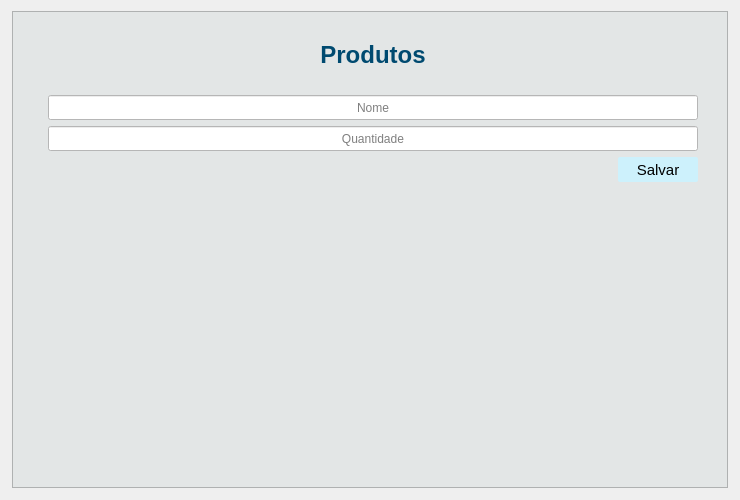
                <widget class="QWidget" name="tab">
                 <attribute name="title">
                  <string>Cadastro</string>
                 </attribute>
                 <layout class="QGridLayout" name="gridLayout_3">
                  <item row="0" column="2">
                   <spacer name="horizontalSpacer_6">
                    <property name="orientation">
                     <enum>Qt::Horizontal</enum>
                    </property>
                    <property name="sizeType">
                     <enum>QSizePolicy::Fixed</enum>
                    </property>
                    <property name="sizeHint" stdset="0">
                     <size>
                      <width>1</width>
                      <height>20</height>
                     </size>
                    </property>
                   </spacer>
                  </item>
                  <item row="1" column="1">
                   <spacer name="verticalSpacer_23">
                    <property name="orientation">
                     <enum>Qt::Vertical</enum>
                    </property>
                    <property name="sizeType">
                     <enum>QSizePolicy::Minimum</enum>
                    </property>
                    <property name="sizeHint" stdset="0">
                     <size>
                      <width>20</width>
                      <height>1</height>
                     </size>
                    </property>
                   </spacer>
                  </item>
                  <item row="0" column="0">
                   <spacer name="horizontalSpacer_7">
                    <property name="orientation">
                     <enum>Qt::Horizontal</enum>
                    </property>
                    <property name="sizeType">
                     <enum>QSizePolicy::Fixed</enum>
                    </property>
                    <property name="sizeHint" stdset="0">
                     <size>
                      <width>1</width>
                      <height>20</height>
                     </size>
                    </property>
                   </spacer>
                  </item>
                  <item row="0" column="1">
                   <widget class="QFrame" name="frame_7">
                    <property name="maximumSize">
                     <size>
                      <width>16777215</width>
                      <height>16777215</height>
                     </size>
                    </property>
                    <property name="styleSheet">
                     <string notr="true">QLineEdit{

	
	background-color: rgb(255,255,255);
	font: 10pt &quot;MS Shell Dlg 2&quot;;
}

QFrame{

	
	background-color: rgb(227, 230, 230);

}</string>
                    </property>
                    <property name="frameShape">
                     <enum>QFrame::StyledPanel</enum>
                    </property>
                    <property name="frameShadow">
                     <enum>QFrame::Raised</enum>
                    </property>
                    <layout class="QGridLayout" name="gridLayout_4">
                     <item row="0" column="0">
                      <spacer name="verticalSpacer_9">
                       <property name="orientation">
                        <enum>Qt::Vertical</enum>
                       </property>
                       <property name="sizeType">
                        <enum>QSizePolicy::Fixed</enum>
                       </property>
                       <property name="sizeHint" stdset="0">
                        <size>
                         <width>20</width>
                         <height>20</height>
                        </size>
                       </property>
                      </spacer>
                     </item>
                     <item row="1" column="0">
                      <spacer name="horizontalSpacer_46">
                       <property name="orientation">
                        <enum>Qt::Horizontal</enum>
                       </property>
                       <property name="sizeType">
                        <enum>QSizePolicy::Fixed</enum>
                       </property>
                       <property name="sizeHint" stdset="0">
                        <size>
                         <width>20</width>
                         <height>20</height>
                        </size>
                       </property>
                      </spacer>
                     </item>
                     <item row="1" column="1" colspan="2">
                      <widget class="QLabel" name="label_6">
                       <property name="sizePolicy">
                        <sizepolicy hsizetype="Preferred" vsizetype="Preferred">
                         <horstretch>0</horstretch>
                         <verstretch>0</verstretch>
                        </sizepolicy>
                       </property>
                       <property name="text">
                        <string>&lt;html&gt;&lt;head/&gt;&lt;body&gt;&lt;p align=&quot;center&quot;&gt;&lt;span style=&quot; font-size:18pt; font-weight:600; color:#004a70;&quot;&gt;Produtos&lt;/span&gt;&lt;/p&gt;&lt;/body&gt;&lt;/html&gt;</string>
                       </property>
                       <property name="alignment">
                        <set>Qt::AlignCenter</set>
                       </property>
                       <property name="wordWrap">
                        <bool>false</bool>
                       </property>
                      </widget>
                     </item>
                     <item row="1" column="3">
                      <spacer name="horizontalSpacer_47">
                       <property name="orientation">
                        <enum>Qt::Horizontal</enum>
                       </property>
                       <property name="sizeType">
                        <enum>QSizePolicy::Fixed</enum>
                       </property>
                       <property name="sizeHint" stdset="0">
                        <size>
                         <width>20</width>
                         <height>20</height>
                        </size>
                       </property>
                      </spacer>
                     </item>
                     <item row="2" column="0">
                      <spacer name="verticalSpacer_6">
                       <property name="orientation">
                        <enum>Qt::Vertical</enum>
                       </property>
                       <property name="sizeType">
                        <enum>QSizePolicy::Fixed</enum>
                       </property>
                       <property name="sizeHint" stdset="0">
                        <size>
                         <width>20</width>
                         <height>20</height>
                        </size>
                       </property>
                      </spacer>
                     </item>
                     <item row="3" column="0">
                      <spacer name="horizontalSpacer_45">
                       <property name="orientation">
                        <enum>Qt::Horizontal</enum>
                       </property>
                       <property name="sizeType">
                        <enum>QSizePolicy::Preferred</enum>
                       </property>
                       <property name="sizeHint" stdset="0">
                        <size>
                         <width>20</width>
                         <height>20</height>
                        </size>
                       </property>
                      </spacer>
                     </item>
                     <item row="3" column="1" colspan="2">
                      <widget class="QLineEdit" name="lineEdit_nome_produto">
                       <property name="sizePolicy">
                        <sizepolicy hsizetype="Preferred" vsizetype="Preferred">
                         <horstretch>0</horstretch>
                         <verstretch>0</verstretch>
                        </sizepolicy>
                       </property>
                       <property name="minimumSize">
                        <size>
                         <width>80</width>
                         <height>25</height>
                        </size>
                       </property>
                       <property name="maximumSize">
                        <size>
                         <width>2000</width>
                         <height>25</height>
                        </size>
                       </property>
                       <property name="mouseTracking">
                        <bool>true</bool>
                       </property>
                       <property name="text">
                        <string/>
                       </property>
                       <property name="alignment">
                        <set>Qt::AlignCenter</set>
                       </property>
                       <property name="placeholderText">
                        <string>Nome</string>
                       </property>
                      </widget>
                     </item>
                     <item row="3" column="3">
                      <spacer name="horizontalSpacer_41">
                       <property name="orientation">
                        <enum>Qt::Horizontal</enum>
                       </property>
                       <property name="sizeType">
                        <enum>QSizePolicy::Preferred</enum>
                       </property>
                       <property name="sizeHint" stdset="0">
                        <size>
                         <width>20</width>
                         <height>20</height>
                        </size>
                       </property>
                      </spacer>
                     </item>
                     <item row="4" column="0">
                      <spacer name="horizontalSpacer_44">
                       <property name="orientation">
                        <enum>Qt::Horizontal</enum>
                       </property>
                       <property name="sizeType">
                        <enum>QSizePolicy::Preferred</enum>
                       </property>
                       <property name="sizeHint" stdset="0">
                        <size>
                         <width>20</width>
                         <height>20</height>
                        </size>
                       </property>
                      </spacer>
                     </item>
                     <item row="4" column="1" colspan="2">
                      <widget class="QLineEdit" name="lineEdit_quantidade_produto">
                       <property name="sizePolicy">
                        <sizepolicy hsizetype="Preferred" vsizetype="Preferred">
                         <horstretch>0</horstretch>
                         <verstretch>0</verstretch>
                        </sizepolicy>
                       </property>
                       <property name="minimumSize">
                        <size>
                         <width>80</width>
                         <height>25</height>
                        </size>
                       </property>
                       <property name="maximumSize">
                        <size>
                         <width>2000</width>
                         <height>25</height>
                        </size>
                       </property>
                       <property name="alignment">
                        <set>Qt::AlignCenter</set>
                       </property>
                       <property name="placeholderText">
                        <string>Quantidade</string>
                       </property>
                      </widget>
                     </item>
                     <item row="4" column="3">
                      <spacer name="horizontalSpacer_42">
                       <property name="orientation">
                        <enum>Qt::Horizontal</enum>
                       </property>
                       <property name="sizeType">
                        <enum>QSizePolicy::Preferred</enum>
                       </property>
                       <property name="sizeHint" stdset="0">
                        <size>
                         <width>20</width>
                         <height>20</height>
                        </size>
                       </property>
                      </spacer>
                     </item>
                     <item row="5" column="0" colspan="2">
                      <spacer name="horizontalSpacer_10">
                       <property name="orientation">
                        <enum>Qt::Horizontal</enum>
                       </property>
                       <property name="sizeType">
                        <enum>QSizePolicy::Preferred</enum>
                       </property>
                       <property name="sizeHint" stdset="0">
                        <size>
                         <width>590</width>
                         <height>20</height>
                        </size>
                       </property>
                      </spacer>
                     </item>
                     <item row="5" column="2">
                      <widget class="QPushButton" name="btn_salvar_produto">
                       <property name="sizePolicy">
                        <sizepolicy hsizetype="Preferred" vsizetype="Fixed">
                         <horstretch>0</horstretch>
                         <verstretch>0</verstretch>
                        </sizepolicy>
                       </property>
                       <property name="minimumSize">
                        <size>
                         <width>80</width>
                         <height>25</height>
                        </size>
                       </property>
                       <property name="maximumSize">
                        <size>
                         <width>70</width>
                         <height>16777215</height>
                        </size>
                       </property>
                       <property name="font">
                        <font>
                         <pointsize>11</pointsize>
                        </font>
                       </property>
                       <property name="cursor">
                        <cursorShape>PointingHandCursor</cursorShape>
                       </property>
                       <property name="styleSheet">
                        <string notr="true">QPushButton{
	
	background-color: rgb(205, 241, 252);
		border-radius:2px;
	color: rgb(0, 0, 0);
}

QPushButton:hover{
	border-radius:15px;
	background-color: rgb(255, 255, 255);
}</string>
                       </property>
                       <property name="text">
                        <string>Salvar</string>
                       </property>
                      </widget>
                     </item>
                     <item row="5" column="3">
                      <spacer name="horizontalSpacer_43">
                       <property name="orientation">
                        <enum>Qt::Horizontal</enum>
                       </property>
                       <property name="sizeType">
                        <enum>QSizePolicy::Fixed</enum>
                       </property>
                       <property name="sizeHint" stdset="0">
                        <size>
                         <width>20</width>
                         <height>20</height>
                        </size>
                       </property>
                      </spacer>
                     </item>
                     <item row="6" column="1">
                      <spacer name="verticalSpacer_7">
                       <property name="orientation">
                        <enum>Qt::Vertical</enum>
                       </property>
                       <property name="sizeType">
                        <enum>QSizePolicy::Expanding</enum>
                       </property>
                       <property name="sizeHint" stdset="0">
                        <size>
                         <width>50</width>
                         <height>296</height>
                        </size>
                       </property>
                      </spacer>
                     </item>
                    </layout>
                   </widget>
                  </item>
                 </layout>
                </widget>
